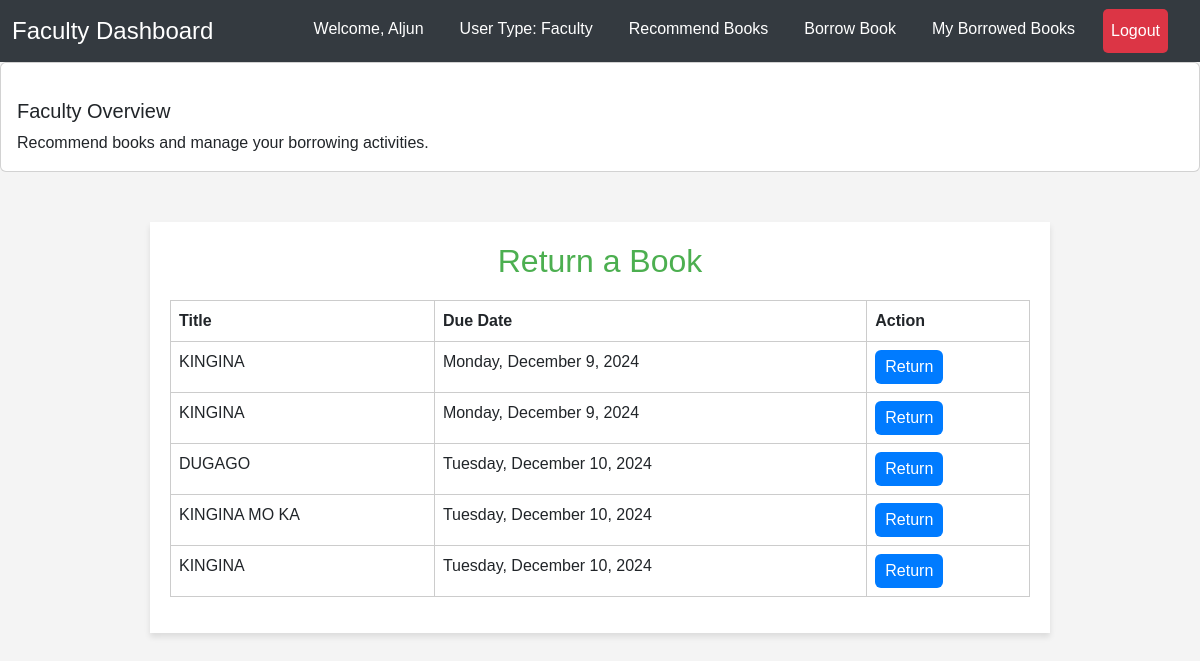
/return_book.php (signed in), run on the app's committed database.
### tables this page shows
CREATE TABLE `transactions` (
  `TransactionID` int(11) NOT NULL,
  `UserID` int(11) NOT NULL,
  `ResourceID` int(11) NOT NULL,
  `BorrowDate` datetime NOT NULL,
  `DueDate` datetime NOT NULL,
  `ReturnDate` datetime DEFAULT NULL,
  `Fine` decimal(10,2) DEFAULT 0.00,
  `Status` enum('Borrowed','Returned','Pending') DEFAULT NULL,
  `ApprovalDate` date DEFAULT NULL
);

CREATE TABLE `books` (
  `BookID` int(11) NOT NULL,
  `ResourceID` int(11) DEFAULT NULL,
  `Author` varchar(255) DEFAULT NULL,
  `ISBN` varchar(50) DEFAULT NULL,
  `Publisher` varchar(100) DEFAULT NULL,
  `Edition` varchar(50) DEFAULT NULL,
  `PublicationDate` date DEFAULT NULL,
  `Title` varchar(255) NOT NULL,
  `Genre` varchar(255) DEFAULT NULL,
  `AccessionNumber` varchar(50) NOT NULL,
  `Quantity` int(11) NOT NULL,
  `AvailableQuantity` int(11) NOT NULL
);

### return_book.php (the view, shortened to what this page needs)
<?php
include 'db.php';
include 'navigation.php';
?>
<!DOCTYPE html>
<html lang="en">
<head>
</head>
<body>
    <div class="container">
        <h2>Return a Book</h2>
        <form method="POST">
            <table class="table">
                <thead>
                    <tr>
                        <th>Title</th>
                        <th>Due Date</th>
                        <th>Action</th>
                    </tr>
                </thead>
                <tbody>
                    <?php
                    $userID = $_SESSION['UserID'];
                    $sql = "SELECT T.TransactionID, T.ResourceID, B.Title, T.DueDate
                            FROM Transactions T
                            JOIN Books B ON T.ResourceID = B.ResourceID
                            WHERE T.UserID = $userID AND T.Status = 'Borrowed'";
                    $result = $conn->query($sql);
                    if ($result->num_rows > 0) {
                        while ($row = $result->fetch_assoc()) {
                            $formattedDueDate = date("l, F j, Y", strtotime($row['DueDate']));
                            echo "<tr>
                                    <td>{$row['Title']}</td>
                                    <td>{$formattedDueDate}</td>
                                    <td>
                                        <input type='hidden' name='transaction_id' value='{$row['TransactionID']}'>
                                        <input type='hidden' name='resource_id' value='{$row['ResourceID']}'>
                                        <button type='submit' class='btn btn-primary'>Return</button>
                                    </td>
                                  </tr>";
                        }
                    } else {
                        echo "<tr><td colspan='3' class='no-results'>No books to return.</td></tr>";
                    }
                    ?>
                </tbody>
            </table>
        </form>
    </div>
</body>
</html>

### navigation.php (style rules this page uses)
body { margin: 0; padding: 0; font-family: Arial, sans-serif; background-color: #f8f9fa; }

### return_book.php (style rules this page uses)
body { font-family: Arial, sans-serif; background-color: #f4f4f4; color: #333; margin: 0; padding: 0; }
.container { width: 100%; max-width: 900px; margin: 50px auto; padding: 20px; background-color: white; box-shadow: 0 4px 6px rgba(0, 0, 0, 0.1); }
h2 { text-align: center; color: #4CAF50; }
table { width: 100%; border-collapse: collapse; margin-top: 20px; }
table th, table td { border: 1px solid #ccc; padding: 10px; text-align: left; }
table th { background-color: #4CAF50; color: white; }
.btn-primary { background-color: #007bff; color: #fff; border: none; padding: 5px 10px; cursor: pointer; }

### data on the page
transactions: books.Title "KINGINA", DueDate "Monday, December 9, 2024"
transactions: books.Title "KINGINA", DueDate "Monday, December 9, 2024"
transactions: books.Title "DUGAGO", DueDate "Tuesday, December 10, 2024"
transactions: books.Title "KINGINA MO KA", DueDate "Tuesday, December 10, 2024"
transactions: books.Title "KINGINA", DueDate "Tuesday, December 10, 2024"

### other printed values
$userType "Faculty"
$userName "Aljun"
